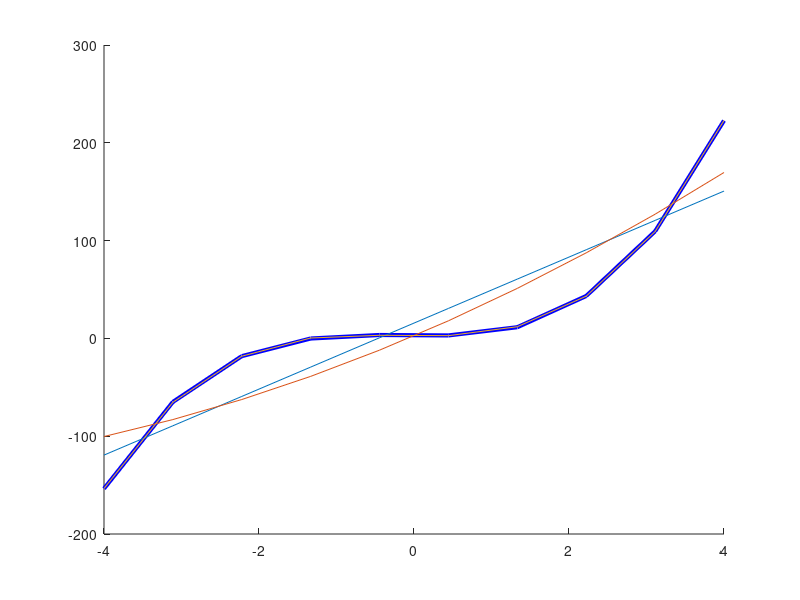
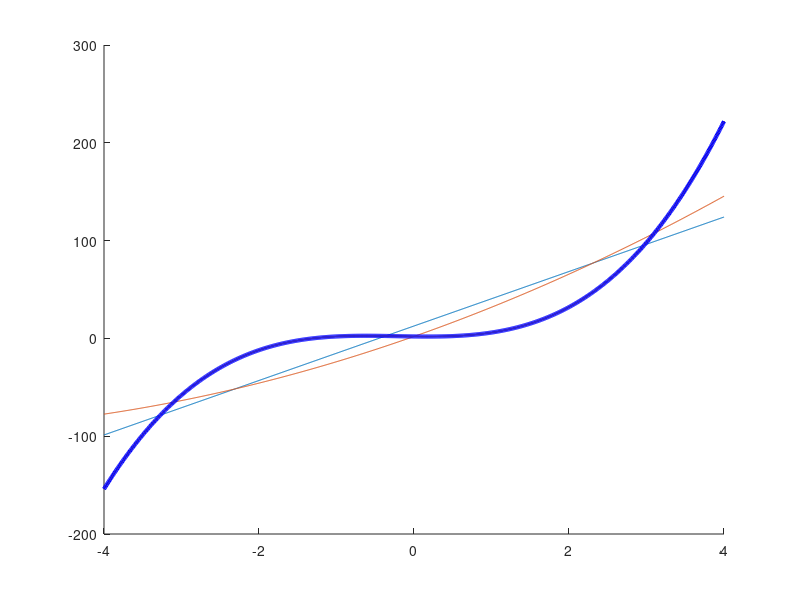

MATLAB code to generate these figures, in order:
x = linspace(-4,4 ,10);
y = 3*x.^3 + 2*x.^2 - x + 2 +rand(1,10);
%z = polyval(y,x)
xx = linspace ( -4,4,1003);
yy = 3*xx.^3 + 2*xx.^2 -xx +2;
zz = polyval(yy,xx);
figure(1);



hold on                         %keep all plots on the same figure

plot(x,y,'b-','lineWidth',3) 
%exercise 1---------------------------
for i = 1:3
    P = polyfit(x,y,i);
    n = polyval(P,x);
    plot( x,n)
    
end

figure(2)

hold on
for i = 1:10
    P = polyfit(xx,yy,i);
    n = polyval(P,xx);
    plot(xx,n)
end
plot(xx,yy,'b-','lineWidth',3) 


%exercise 2-----------------------
figure(3)
















